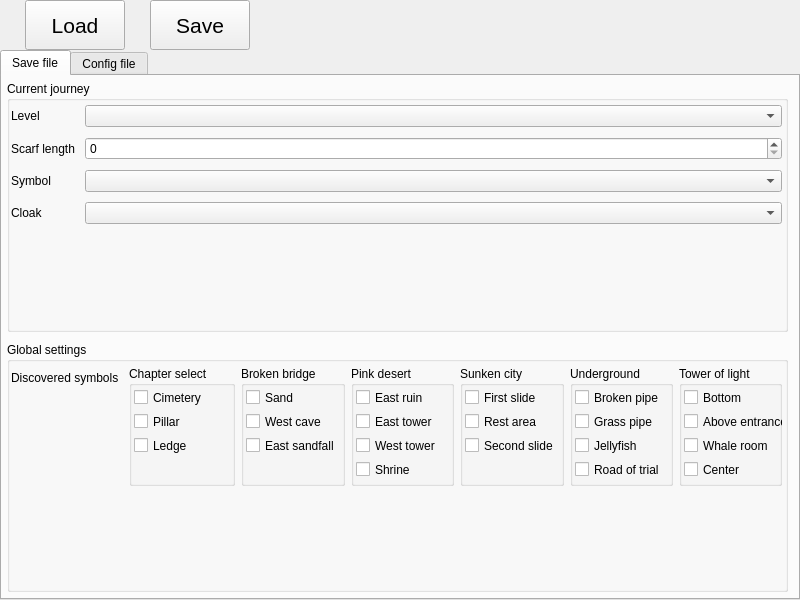
<?xml version="1.0" encoding="UTF-8"?>
<ui version="4.0">
 <class>MainWindow</class>
 <widget class="QMainWindow" name="MainWindow">
  <property name="geometry">
   <rect>
    <x>0</x>
    <y>0</y>
    <width>800</width>
    <height>600</height>
   </rect>
  </property>
  <property name="windowTitle">
   <string notr="true">Journey Save Editor</string>
  </property>
  <property name="tabShape">
   <enum>QTabWidget::Rounded</enum>
  </property>
  <property name="unifiedTitleAndToolBarOnMac">
   <bool>false</bool>
  </property>
  <widget class="QWidget" name="centralWidget">
   <widget class="QTabWidget" name="tabWidget">
    <property name="geometry">
     <rect>
      <x>0</x>
      <y>50</y>
      <width>800</width>
      <height>550</height>
     </rect>
    </property>
    <property name="currentIndex">
     <number>0</number>
    </property>
    <widget class="QWidget" name="tabSave">
     <attribute name="title">
      <string>Save file</string>
     </attribute>
     <widget class="QWidget" name="verticalLayoutWidget">
      <property name="geometry">
       <rect>
        <x>0</x>
        <y>0</y>
        <width>791</width>
        <height>521</height>
       </rect>
      </property>
      <layout class="QVBoxLayout" name="verticalLayout">
       <property name="spacing">
        <number>10</number>
       </property>
       <property name="leftMargin">
        <number>5</number>
       </property>
       <property name="topMargin">
        <number>5</number>
       </property>
       <property name="rightMargin">
        <number>5</number>
       </property>
       <property name="bottomMargin">
        <number>5</number>
       </property>
       <item>
        <widget class="QGroupBox" name="groupBoxCurrentJourney">
         <property name="title">
          <string>Current journey</string>
         </property>
         <property name="flat">
          <bool>false</bool>
         </property>
         <property name="checkable">
          <bool>false</bool>
         </property>
         <widget class="QWidget" name="formLayoutWidget">
          <property name="geometry">
           <rect>
            <x>-1</x>
            <y>19</y>
            <width>781</width>
            <height>231</height>
           </rect>
          </property>
          <layout class="QFormLayout" name="formLayout">
           <property name="horizontalSpacing">
            <number>10</number>
           </property>
           <property name="verticalSpacing">
            <number>10</number>
           </property>
           <property name="leftMargin">
            <number>5</number>
           </property>
           <property name="topMargin">
            <number>5</number>
           </property>
           <property name="rightMargin">
            <number>5</number>
           </property>
           <property name="bottomMargin">
            <number>5</number>
           </property>
           <item row="0" column="0">
            <widget class="QLabel" name="labelLevel">
             <property name="text">
              <string>Level</string>
             </property>
            </widget>
           </item>
           <item row="0" column="1">
            <widget class="QComboBox" name="inputLevel"/>
           </item>
           <item row="1" column="0">
            <widget class="QLabel" name="labelScarfLength">
             <property name="text">
              <string>Scarf length</string>
             </property>
            </widget>
           </item>
           <item row="1" column="1">
            <widget class="QSpinBox" name="inputScarfLength"/>
           </item>
           <item row="2" column="0">
            <widget class="QLabel" name="labelSymbol">
             <property name="text">
              <string>Symbol</string>
             </property>
            </widget>
           </item>
           <item row="2" column="1">
            <widget class="QComboBox" name="inputSymbol"/>
           </item>
           <item row="3" column="0">
            <widget class="QLabel" name="labelCloak">
             <property name="text">
              <string>Cloak</string>
             </property>
            </widget>
           </item>
           <item row="3" column="1">
            <widget class="QComboBox" name="inputCloak"/>
           </item>
          </layout>
         </widget>
        </widget>
       </item>
       <item>
        <widget class="QGroupBox" name="groupBoxGlobalSettings">
         <property name="title">
          <string>Global settings</string>
         </property>
         <widget class="QWidget" name="formLayoutWidget_2">
          <property name="geometry">
           <rect>
            <x>-1</x>
            <y>19</y>
            <width>781</width>
            <height>241</height>
           </rect>
          </property>
          <layout class="QFormLayout" name="formLayout_2">
           <property name="horizontalSpacing">
            <number>10</number>
           </property>
           <property name="verticalSpacing">
            <number>10</number>
           </property>
           <property name="leftMargin">
            <number>5</number>
           </property>
           <property name="topMargin">
            <number>5</number>
           </property>
           <property name="rightMargin">
            <number>5</number>
           </property>
           <property name="bottomMargin">
            <number>5</number>
           </property>
           <item row="0" column="0">
            <widget class="QLabel" name="labelDiscoveredSymbols">
             <property name="text">
              <string>Discovered symbols</string>
             </property>
            </widget>
           </item>
           <item row="0" column="1">
            <layout class="QHBoxLayout" name="horizontalLayout">
             <item>
              <widget class="QGroupBox" name="groupCS">
               <property name="title">
                <string>Chapter select</string>
               </property>
               <widget class="QWidget" name="verticalLayoutWidget_9">
                <property name="geometry">
                 <rect>
                  <x>0</x>
                  <y>17</y>
                  <width>101</width>
                  <height>77</height>
                 </rect>
                </property>
                <layout class="QVBoxLayout" name="verticalLayout_9">
                 <property name="spacing">
                  <number>5</number>
                 </property>
                 <property name="leftMargin">
                  <number>5</number>
                 </property>
                 <property name="topMargin">
                  <number>5</number>
                 </property>
                 <property name="rightMargin">
                  <number>5</number>
                 </property>
                 <property name="bottomMargin">
                  <number>5</number>
                 </property>
                 <item>
                  <widget class="QCheckBox" name="cbHUB0">
                   <property name="text">
                    <string>Cimetery</string>
                   </property>
                  </widget>
                 </item>
                 <item>
                  <widget class="QCheckBox" name="cbHUB1">
                   <property name="text">
                    <string>Pillar</string>
                   </property>
                  </widget>
                 </item>
                 <item>
                  <widget class="QCheckBox" name="cbHUB2">
                   <property name="text">
                    <string>Ledge</string>
                   </property>
                  </widget>
                 </item>
                </layout>
               </widget>
              </widget>
             </item>
             <item>
              <widget class="QGroupBox" name="groupBB">
               <property name="minimumSize">
                <size>
                 <width>0</width>
                 <height>120</height>
                </size>
               </property>
               <property name="title">
                <string>Broken bridge</string>
               </property>
               <widget class="QWidget" name="verticalLayoutWidget_2">
                <property name="geometry">
                 <rect>
                  <x>0</x>
                  <y>17</y>
                  <width>101</width>
                  <height>77</height>
                 </rect>
                </property>
                <layout class="QVBoxLayout" name="verticalLayout_2">
                 <property name="spacing">
                  <number>5</number>
                 </property>
                 <property name="leftMargin">
                  <number>5</number>
                 </property>
                 <property name="topMargin">
                  <number>5</number>
                 </property>
                 <property name="rightMargin">
                  <number>5</number>
                 </property>
                 <property name="bottomMargin">
                  <number>5</number>
                 </property>
                 <item>
                  <widget class="QCheckBox" name="cbBB0">
                   <property name="text">
                    <string>Sand</string>
                   </property>
                  </widget>
                 </item>
                 <item>
                  <widget class="QCheckBox" name="cbBB1">
                   <property name="text">
                    <string>West cave</string>
                   </property>
                  </widget>
                 </item>
                 <item>
                  <widget class="QCheckBox" name="cbBB2">
                   <property name="text">
                    <string>East sandfall</string>
                   </property>
                  </widget>
                 </item>
                </layout>
               </widget>
              </widget>
             </item>
             <item>
              <widget class="QGroupBox" name="groupPD">
               <property name="title">
                <string>Pink desert</string>
               </property>
               <widget class="QWidget" name="verticalLayoutWidget_10">
                <property name="geometry">
                 <rect>
                  <x>0</x>
                  <y>17</y>
                  <width>101</width>
                  <height>101</height>
                 </rect>
                </property>
                <layout class="QVBoxLayout" name="verticalLayout_10">
                 <property name="spacing">
                  <number>5</number>
                 </property>
                 <property name="leftMargin">
                  <number>5</number>
                 </property>
                 <property name="topMargin">
                  <number>5</number>
                 </property>
                 <property name="rightMargin">
                  <number>5</number>
                 </property>
                 <property name="bottomMargin">
                  <number>5</number>
                 </property>
                 <item>
                  <widget class="QCheckBox" name="cbPD0">
                   <property name="text">
                    <string>East ruin</string>
                   </property>
                  </widget>
                 </item>
                 <item>
                  <widget class="QCheckBox" name="cbPD1">
                   <property name="text">
                    <string>East tower</string>
                   </property>
                  </widget>
                 </item>
                 <item>
                  <widget class="QCheckBox" name="cbPD2">
                   <property name="text">
                    <string>West tower</string>
                   </property>
                  </widget>
                 </item>
                 <item>
                  <widget class="QCheckBox" name="cbPD3">
                   <property name="text">
                    <string>Shrine</string>
                   </property>
                  </widget>
                 </item>
                </layout>
               </widget>
              </widget>
             </item>
             <item>
              <widget class="QGroupBox" name="groupSC">
               <property name="title">
                <string>Sunken city</string>
               </property>
               <widget class="QWidget" name="verticalLayoutWidget_11">
                <property name="geometry">
                 <rect>
                  <x>0</x>
                  <y>17</y>
                  <width>101</width>
                  <height>77</height>
                 </rect>
                </property>
                <layout class="QVBoxLayout" name="verticalLayout_11">
                 <property name="spacing">
                  <number>5</number>
                 </property>
                 <property name="leftMargin">
                  <number>5</number>
                 </property>
                 <property name="topMargin">
                  <number>5</number>
                 </property>
                 <property name="rightMargin">
                  <number>5</number>
                 </property>
                 <property name="bottomMargin">
                  <number>5</number>
                 </property>
                 <item>
                  <widget class="QCheckBox" name="cbSC0">
                   <property name="text">
                    <string>First slide</string>
                   </property>
                  </widget>
                 </item>
                 <item>
                  <widget class="QCheckBox" name="cbSC1">
                   <property name="text">
                    <string>Rest area</string>
                   </property>
                  </widget>
                 </item>
                 <item>
                  <widget class="QCheckBox" name="cbSC2">
                   <property name="text">
                    <string>Second slide</string>
                   </property>
                  </widget>
                 </item>
                </layout>
               </widget>
              </widget>
             </item>
             <item>
              <widget class="QGroupBox" name="groupU">
               <property name="title">
                <string>Underground</string>
               </property>
               <widget class="QWidget" name="verticalLayoutWidget_13">
                <property name="geometry">
                 <rect>
                  <x>0</x>
                  <y>17</y>
                  <width>101</width>
                  <height>101</height>
                 </rect>
                </property>
                <layout class="QVBoxLayout" name="verticalLayout_13">
                 <property name="spacing">
                  <number>5</number>
                 </property>
                 <property name="leftMargin">
                  <number>5</number>
                 </property>
                 <property name="topMargin">
                  <number>5</number>
                 </property>
                 <property name="rightMargin">
                  <number>5</number>
                 </property>
                 <property name="bottomMargin">
                  <number>5</number>
                 </property>
                 <item>
                  <widget class="QCheckBox" name="cbUG0">
                   <property name="text">
                    <string>Broken pipe</string>
                   </property>
                  </widget>
                 </item>
                 <item>
                  <widget class="QCheckBox" name="cbUG1">
                   <property name="text">
                    <string>Grass pipe</string>
                   </property>
                  </widget>
                 </item>
                 <item>
                  <widget class="QCheckBox" name="cbUG2">
                   <property name="text">
                    <string>Jellyfish</string>
                   </property>
                  </widget>
                 </item>
                 <item>
                  <widget class="QCheckBox" name="cbUG3">
                   <property name="text">
                    <string>Road of trial</string>
                   </property>
                  </widget>
                 </item>
                </layout>
               </widget>
              </widget>
             </item>
             <item>
              <widget class="QGroupBox" name="groupT">
               <property name="title">
                <string>Tower of light</string>
               </property>
               <widget class="QWidget" name="verticalLayoutWidget_12">
                <property name="geometry">
                 <rect>
                  <x>0</x>
                  <y>17</y>
                  <width>112</width>
                  <height>101</height>
                 </rect>
                </property>
                <layout class="QVBoxLayout" name="verticalLayout_12">
                 <property name="spacing">
                  <number>5</number>
                 </property>
                 <property name="leftMargin">
                  <number>5</number>
                 </property>
                 <property name="topMargin">
                  <number>5</number>
                 </property>
                 <property name="rightMargin">
                  <number>5</number>
                 </property>
                 <property name="bottomMargin">
                  <number>5</number>
                 </property>
                 <item>
                  <widget class="QCheckBox" name="cbTOWER0">
                   <property name="text">
                    <string>Bottom</string>
                   </property>
                  </widget>
                 </item>
                 <item>
                  <widget class="QCheckBox" name="cbTOWER1">
                   <property name="text">
                    <string>Above entrance</string>
                   </property>
                  </widget>
                 </item>
                 <item>
                  <widget class="QCheckBox" name="cbTOWER2">
                   <property name="text">
                    <string>Whale room</string>
                   </property>
                  </widget>
                 </item>
                 <item>
                  <widget class="QCheckBox" name="cbTOWER3">
                   <property name="text">
                    <string>Center</string>
                   </property>
                  </widget>
                 </item>
                </layout>
               </widget>
              </widget>
             </item>
            </layout>
           </item>
          </layout>
         </widget>
        </widget>
       </item>
      </layout>
     </widget>
    </widget>
    <widget class="QWidget" name="tabConfig">
     <attribute name="title">
      <string>Config file</string>
     </attribute>
    </widget>
   </widget>
   <widget class="QPushButton" name="buttonLoad">
    <property name="geometry">
     <rect>
      <x>25</x>
      <y>0</y>
      <width>100</width>
      <height>50</height>
     </rect>
    </property>
    <property name="font">
     <font>
      <pointsize>16</pointsize>
     </font>
    </property>
    <property name="text">
     <string>Load</string>
    </property>
    <property name="shortcut">
     <string>Ctrl+O</string>
    </property>
   </widget>
   <widget class="QPushButton" name="buttonSave">
    <property name="geometry">
     <rect>
      <x>150</x>
      <y>0</y>
      <width>100</width>
      <height>50</height>
     </rect>
    </property>
    <property name="font">
     <font>
      <pointsize>16</pointsize>
     </font>
    </property>
    <property name="text">
     <string>Save</string>
    </property>
    <property name="shortcut">
     <string>Ctrl+S</string>
    </property>
   </widget>
  </widget>
 </widget>
 <layoutdefault spacing="6" margin="11"/>
 <resources/>
 <connections/>
</ui>
